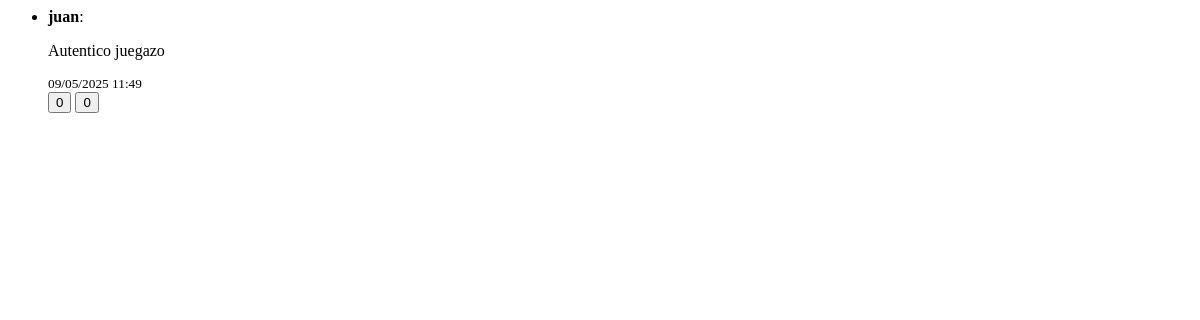
/juego/LIS1-347/htmx/comentarios/ (signed in), run on an earlier commit of the app's database.
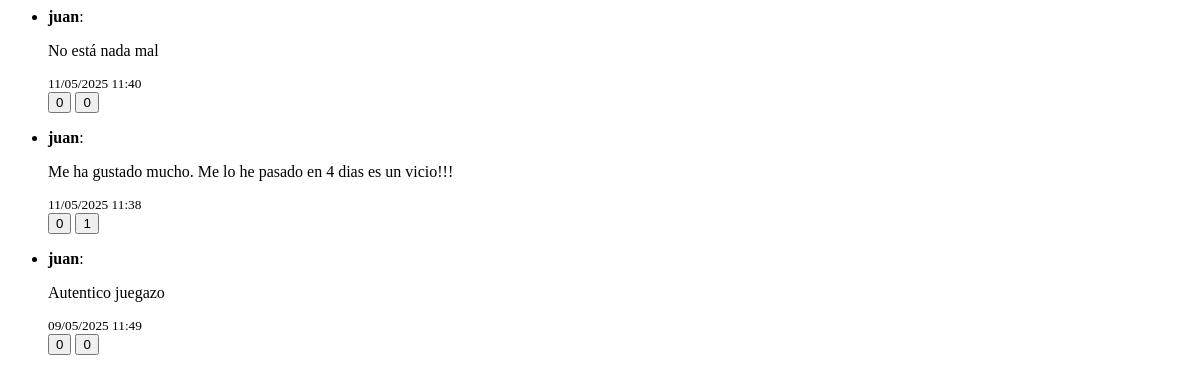
And on a later commit of the database.
### gamerank/models.py (models this page shows, shortened)
class Comentario(models.Model):
    juego = models.ForeignKey(Juego, on_delete=models.CASCADE)
    usuario = models.ForeignKey(User, on_delete=models.CASCADE)
    texto = models.TextField()
    fecha = models.DateTimeField(auto_now_add=True)
    class Meta:
        ordering = ['-fecha']
    def num_likes(self):
        return self.votos.filter(tipo='like').count()
    def num_dislikes(self):
        return self.votos.filter(tipo='dislike').count()

### gamerank/views.py (the view)
# urls.py: path("juego/<str:id_juego>/htmx/comentarios/", views.comentarios_htmx, name="comentarios_htmx"),
@require_GET
@login_required
def comentarios_htmx(request, id_juego):
    juego = get_object_or_404(Juego, id_juego=id_juego)
    comentarios = Comentario.objects.filter(juego=juego).order_by('-fecha')
    return render(request, "gamerank/includes/comentarios_htmx.html", {
        "comentarios": comentarios
    })

### gamerank/context_processor.py (called while the page is built)
def user_alias(request):
    if request.user.is_authenticated:
        try:
            return {'user_alias': request.user.configuracionusuario.alias or request.user.username}
        except ConfiguracionUsuario.DoesNotExist:
            return {'user_alias': request.user.username}
    return {'user_alias': "Anónimo"}

def metricas_footer(request):
    context = {
        'total_juegos': Juego.objects.count(),
        'total_comentarios': Comentario.objects.count(),
    }
    if request.user.is_authenticated:
        context.update({
            'votos_usuario': Valoracion.objects.filter(usuario=request.user).count(),
            'comentarios_usuario': Comentario.objects.filter(usuario=request.user).count(),
        })
    return context

def configuracion_usuario(request):
    if request.user.is_authenticated:
        try:
            config = ConfiguracionUsuario.objects.get(usuario=request.user)
        except ConfiguracionUsuario.DoesNotExist:
            config = None
        return {'config': config}
    return {'config': None}

### gamerank/templates/gamerank/includes/comentarios_htmx.html
<ul class="list-group list-group-flush">
    {% for comentario in comentarios %}
        {% include "gamerank/includes/comentario_individual.html" %}
    {% empty %}
        <li class="list-group-item text-muted text-center">Todavía no hay comentarios.</li>
    {% endfor %}
</ul>

### gamerank/templates/gamerank/includes/comentario_individual.html (shortened to what this page needs)
<li class="list-group-item p-0" id="comentario-{{ comentario.id }}">
    <div class="card border-0 shadow-sm rounded">
        <div class="card-body">
            <p class="mb-1"><strong>{{ comentario.usuario.username }}</strong>:</p>
            <p class="mb-0">{{ comentario.texto }}</p>
            <small class="text-muted">{{ comentario.fecha|date:"d/m/Y H:i" }}</small>
            {% if user.is_authenticated %}
            <form
                hx-post="{% url 'votar_comentario_htmx' comentario.id %}"
                hx-target="#comentario-{{ comentario.id }}"
                hx-swap="outerHTML"
                class="mt-3 d-flex gap-2"
            >
                <button type="submit" name="tipo" value="like"
                    class="btn btn-sm {% if comentario.voto_usuario and comentario.voto_usuario.tipo == 'like' %}btn-success{% else %}btn-outline-success{% endif %}">
                     {{ comentario.num_likes }}
                </button>
                <button type="submit" name="tipo" value="dislike"
                    class="btn btn-sm {% if comentario.voto_usuario and comentario.voto_usuario.tipo == 'dislike' %}btn-danger{% else %}btn-outline-danger{% endif %}">
                     {{ comentario.num_dislikes }}
                </button>
            </form>
            {% endif %}
        </div>
    </div>
</li>

What changed in the data, as far as the page shows it:
added Comentario: usuario.username "juan", texto "No está nada mal", fecha "11/05/2025 11:40", num_likes "0", num_dislikes "0"
added Comentario: usuario.username "juan", texto "Me ha gustado mucho. Me lo he pasado en 4 dias es un vicio!!!", fecha "11/05/2025 11:38", num_likes "0", num_dislikes "1"
